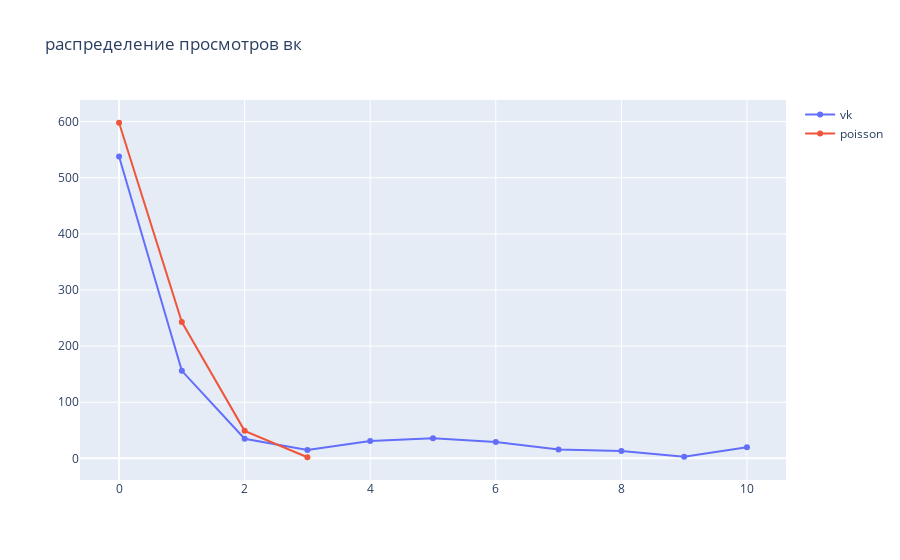

Source (notebook cell):
### Code cell
def to_hundr(num):
#     num = int(num/100)*100
    if num <= 10000:
        return int(num/1000)
    else: return 10
    
arr = np.array(vk_df.views.apply(to_hundr))
poi = scipy.stats.poisson.rvs(0.4, size=len(arr))
ber = scipy.stats.bernoulli.rvs(0.5, size=len(arr))
views, view_count = np.unique(arr,return_counts = True)
poi_val, poi_count = np.unique(poi,return_counts = True)
fig = go.Figure()
fig.add_trace(go.Scatter(x=views, y=view_count, name = 'vk'))
fig.add_trace(go.Scatter(x=poi_val, y=poi_count, name = 'poisson'))
fig.update_layout(title = 'распределение просмотров вк')
fig.show()

### Figure 1 — Plotly figure (JSON) as saved in the notebook; plotly's stock layout.template omitted (floating-point values rounded to 4 significant figures)
{"data": [{"name": "vk", "type": "scatter", "x": [0, 1, 2, 3, 4, 5, 6, 7, 8, 9, 10], "y": [538, 156, 35, 15, 31, 36, 29, 16, 13, 3, 20]}, {"name": "poisson", "type": "scatter", "x": [0, 1, 2, 3], "y": [598, 243, 49, 2]}], "layout": {"title": {"text": "распределение просмотров вк"}}}
